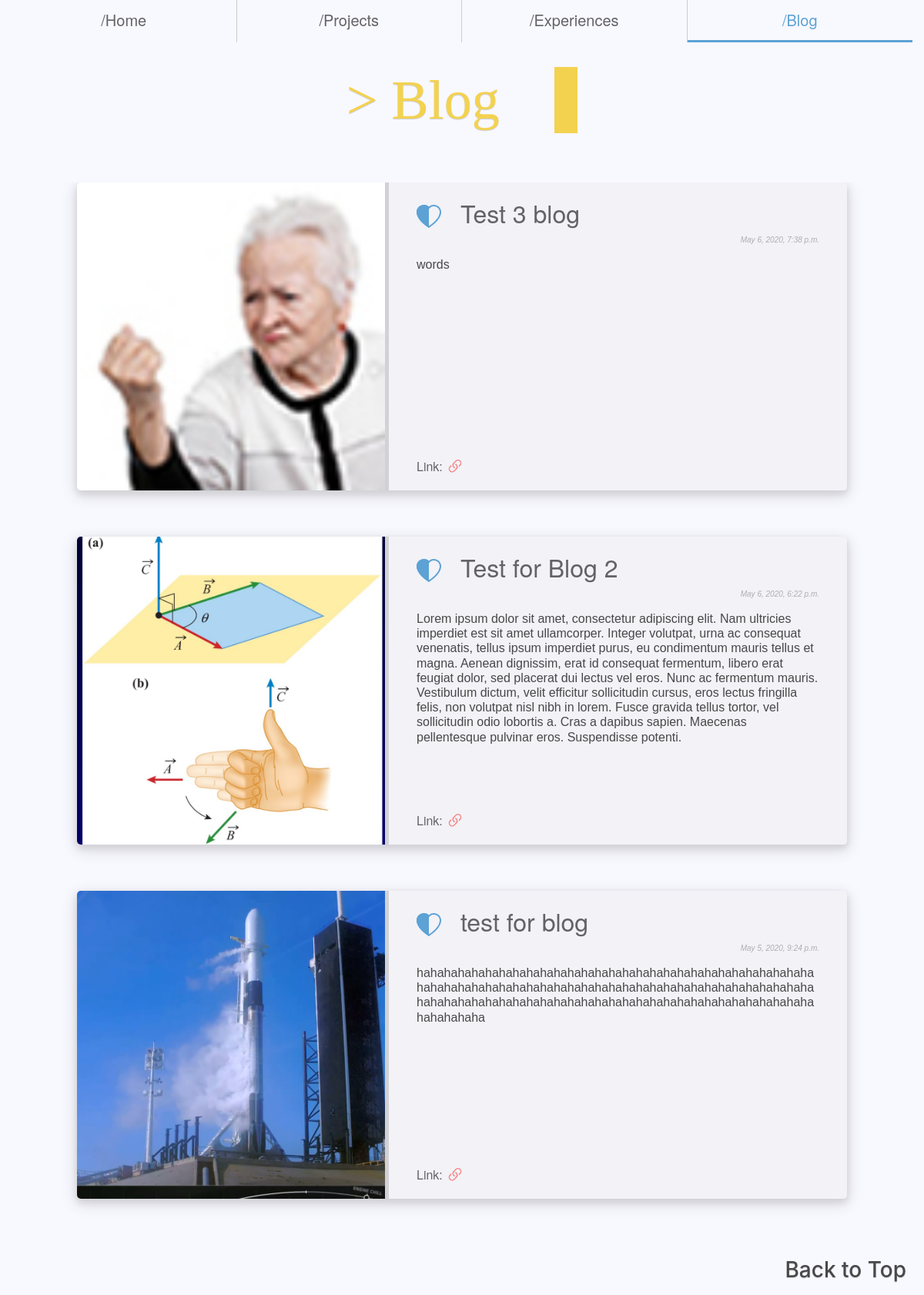
Screenshot of /blog/ with the database file from the repository.
### portfolio/models.py (models this page shows, shortened)
class TextBubble(models.Model):
    TAG = (
        ('P', 'Project'),
        ('E', 'Experience'),
        ('I', 'Blog'),
    )
    name = models.CharField(max_length=200)
    tag = models.CharField(max_length=1, choices=TAG)
    pub_date = models.DateTimeField('date_published')
    text = models.TextField()
    picture = models.ImageField(upload_to='images/')
    links = models.URLField(max_length=1000, blank=True)

### portfolio/views.py (the view)
# urls.py: path('blog/', views.BlogView.as_view(), name='blog'),
class BlogView(generic.ListView):
    model = TextBubble
    template_name = 'portfolio/blog.html'
    def get_queryset(self):
        return TextBubble.objects.filter(tag__startswith='I').order_by('-pub_date')

### portfolio/templates/portfolio/blog.html (shortened to what this page needs)
{% load static %}
<link rel="stylesheet" type="text/css" href="{% static 'portfolio/style.css' %}">
<link rel="stylesheet" href="https://stackpath.bootstrapcdn.com/bootstrap/4.4.1/css/bootstrap.min.css">
<!DOCTYPE html>
<html lang="en">
<head>
</head>
<body>
<div class="container-fluid" style="z-index: 0">
    <div class="d-flex flex-column" style="z-index: 1">
        <div class="navbar-container">
                <nav class="navbar">
                    <h5 class="nb">
                        <ul>
                            <li class="n"><a href="{% url 'portfolio:home' %}">/Home</a></li>
                            <li class="n"><a href="{% url 'portfolio:project' %}">/Projects</a></li>
                            <li class="n"><a href="{% url 'portfolio:exper' %}">/Experiences</a></li>
                            <li class="n"><a class="active" href="{% url 'portfolio:blog' %}">/Blog</a></li>
                        </ul>
                    </h5>
                </nav>
            </div>
        <div class="p-2" style="z-index: 3;">
            <h1 class="type4" style="font-size: 72px;">> Blog</h1>
        </div>
        <div class="p-2" style="z-index: 3; margin-top: 48px;">
            <ul>
                {% for TextBubble in object_list %}
                <div class="bubble"style="width: 100%;
                        max-width: 1000px;
                        height: 400px;
                        border-radius: 5px;
                        box-shadow: 0 4px 8px 0 rgb(209, 209, 214), 0 6px 20px 0 rgb(209, 209, 214) ;
                        background: rgb(242, 242, 247)">
                    <div class="pix"
                         style="width: 40%;
                                max-width: 800px;
                                height: 400px;
                                float: left;
                                border-radius: 5px;
                                box-shadow: 0 4px 8px 0 rgb(209, 209, 214), 0 6px 20px 0 rgb(209, 209, 214)
                                background: rgb(242, 242, 247)">
                    <img class="pics"src="{{ TextBubble.picture.url }}" alt="{{TextBubble.name}}">
                    </div>
                    <div class="words"
                         style="width: 60%;
                                max-width: 800px;
                                height: 400px;
                                float: right;
                                border-radius: 0px 5px 5px 0px;
                                border-left:5px solid rgb(209,209,214);
                                background: rgb(242, 242, 247)">
                        <h2 class="bTitle">
                            {{TextBubble.name}}
                        </h2>
                        <h6 class="bDate">{{TextBubble.pub_date}}</h6>
                        <h6 class="bText" style="color: rgb(72,72,74);">{{TextBubble.text}}</h6>
                        <h6 class="bLink">Link: <a class="bLink-L"href="{{TextBubble.links}}"target="_new">
                        </a></h6>
                    </div>
                </div>
                <div class="space" style="height: 60px">
                </div>
                {% endfor %}
            </ul>
            <h3><a href="#top" class="top">Back to Top</a></h3>
        </div>
    </div>
</div>
</body>
</html>

### portfolio/static/portfolio/style.css (style rules this page uses)
body { padding: 0; margin: 0; display: flex; height: 100%; justify-content: space-between; }
body, html { height: 100%; padding: 0; margin: 0; scroll-behavior: smooth; }
div { width: 100%; height: 100%; margin: auto; }
.navbar-container { height: 25%; }
nav.navbar { margin: 0 auto; padding: 0; overflow: hidden; width:100%; }
.nb { width: 100%; font-family: "Helvetica Neue"; display:flex; }
ul { list-style-type: none; margin: 0 auto; padding: 0; width: 100%; overflow: hidden; }
li.n { float: left; width: 25%; border-right: 1px solid #ccc; }
li a { display: block; color: rgb(99, 99, 102); border-bottom: 3px solid transparent; text-align: center; padding: 14px 16px; text-decoration: none; }
li.n:last-child { border-right: none; }
a.active { color:#5ca2d5; border-bottom: 3px solid #5ca2d5; }
img.pics { width: 100%; max-width: inherit; height: inherit; object-fit: cover; border-radius: 5px 0px 0px 5px; }
h2.bTitle { margin-left: 20px; margin-top: 20px; margin-right: 5px; padding: auto; width: 100%; color: rgb(99, 99, 102); font-family: "Helvetica Neue"; }
h6.bDate { font-size: 10px; float: right; margin-right: 36px; font-family: "Helvetica"; font-style: italic; color: rgb(174, 174, 178); }
h6.bText { margin: 36px 36px 20px; word-wrap: break-word; word-break: break-word; font-family: "Helvetica"; height: 60%; }
h6.bLink { font-family: "Helvetica Neue"; float: bottom; margin-left: 36px; color: rgb(99, 99, 102); }
a.bLink-L { color:#f68887; font-size: 24px; }
.container-fluid { display:flex; justify-content: flex-start; margin: 0 auto; width: 100%; height: 100%; overflow: auto; padding: 0 0 50px; background-color: ghostwhite; }
.flex-column { display: flex; font-size: 0px; background-color: ghostwhite; }
.d-flex { display: flex; font-size: 0px; background-color: ghostwhite; }
a.top { color: rgb(72, 72, 74); float: right; text-decoration: none; padding-bottom: 15px; text-shadow: 0px 1px 1px #ccc; }
h1.type2, h1.type3, h1.type4 { margin: 0 auto; width:100%; border-right: solid 30px #f3d24f; white-space: nowrap; overflow: hidden; font-family: Monaco; color: #f3d24f; text-shadow: 0px 1px 1px #ccc; }
h1.type4 { animation: animated-text5 2500ms steps(28,end) 1s 1 normal both, animated-cursor5 500ms steps(28,end) infinite; }

### rows the page displays
TextBubble: picture (picture), name "Test 3 blog", pub_date "May 6, 2020, 7:38 p.m.", text "words"
TextBubble: picture (picture), name "Test for Blog 2", pub_date "May 6, 2020, 6:22 p.m.", text "Lorem ipsum dolor sit amet, consectetur adipiscing elit. Nam ultricies imperdiet est sit amet ullamcorper. Integer volutpat, urna ac consequat venenatis, tellus ipsum imperdiet purus, eu condimentum mauris tellus et magna. Aenean dignissim, erat id consequat fermentum, libero erat feugiat dolor, sed placerat dui lectus vel eros. Nunc ac fermentum mauris. Vestibulum dictum, velit efficitur sollicitudin cursus, eros lectus fringilla felis, non volutpat nisl nibh in lorem. Fusce gravida tellus tortor, vel sollicitudin odio lobortis a. Cras a dapibus sapien. Maecenas pellentesque pulvinar eros. Suspendisse potenti."
TextBubble: picture (picture), name "test for blog", pub_date "May 5, 2020, 9:24 p.m.", text "hahahahahahahahahahahahahahahahahahahahahahahahahahahahahahahahahahahahahahahahahahahahahahahahahahahahahahahahahahahahahahahahahahahahahahahahahahahahahahahahahahahahahahahahahahahaha"
